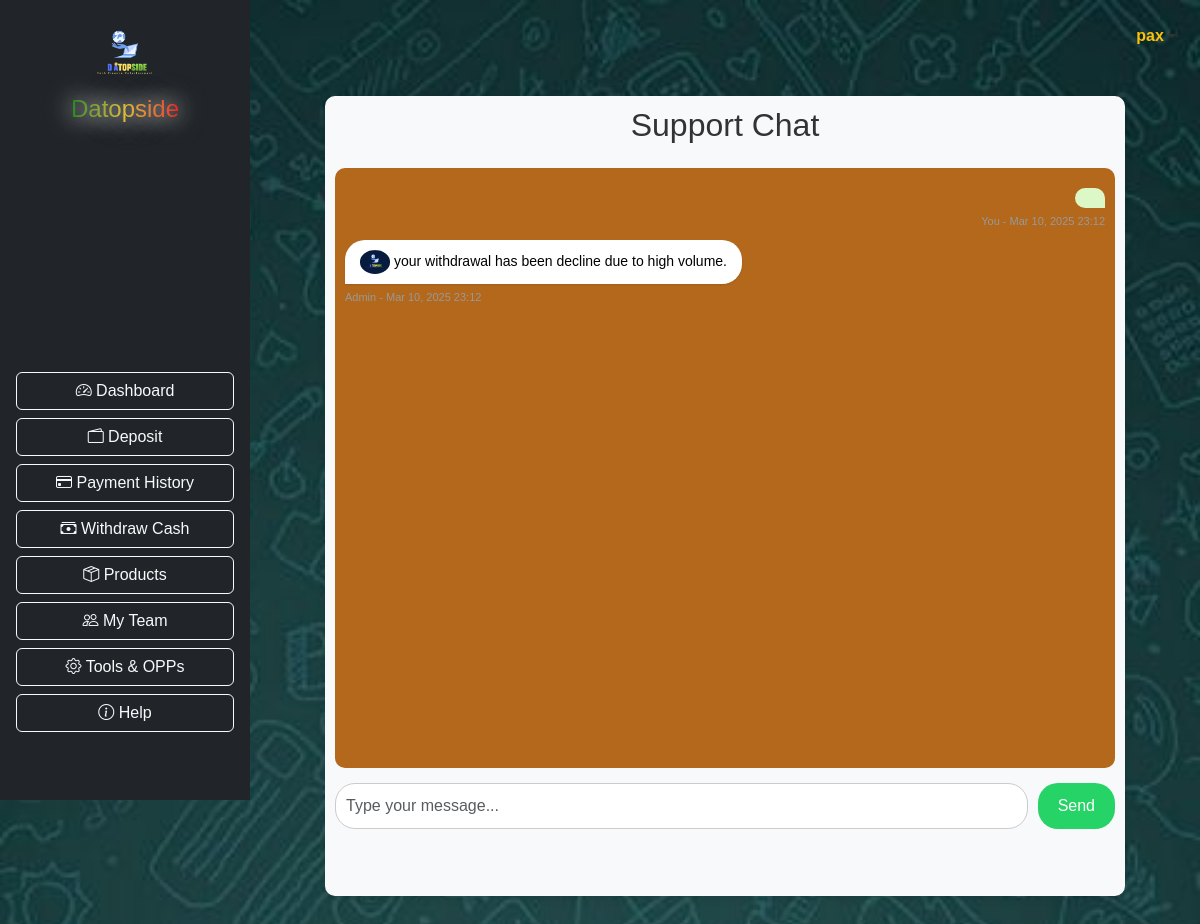
Page /payments/support/ (signed in) on the committed database.
### myapp/models.py (models this page shows, shortened)
class User(AbstractBaseUser, PermissionsMixin):
    STATUS_CHOICES = [
        ('active', 'Active'),
        ('inactive', 'Inactive'),
        ('review', 'Review'),
        ('suspend', 'Suspend'),
    ]
    COUNTRY_CHOICES = [
        ('rwanda', 'Rwanda'),
        ('burundi', 'Burundi'),
        ('kenya', 'Kenya'),
        ('uganda', 'Uganda'),
        ('drc', 'DRC'),
        ('tanzania', 'Tanzania'),
    ]
    country = models.CharField(
        max_length=20,
        choices=COUNTRY_CHOICES,
        default='rwanda',
        db_index=True
    )
    username = models.CharField(max_length=30, unique=True, db_index=True)
    email = models.EmailField(unique=True, db_index=True)
    phone_regex = RegexValidator(regex=r'\+?1?\d{9,15}$',
                                message="Phone number must be entered in the format '+25078xxxxxxx'.")
    phone_number = models.CharField(validators=[phone_regex], max_length=20, unique=True, db_index=True)
    status = models.CharField(max_length=8, choices=STATUS_CHOICES, default='inactive', db_index=True)
    is_staff = models.BooleanField(default=False)
    date_joined = models.DateTimeField(default=timezone.now, db_index=True)
    maintenance_due_date = models.DateField(null=True, blank=True)
    maintenance_paid = models.BooleanField(default=False)
    maintenance_fee = models.DecimalField(max_digits=10, decimal_places=2, default=0)
    maintenance_paid_date = models.DateField(null=True, blank=True)
    maintenance_paid_amount = models.DecimalField(max_digits=10, decimal_places=2, default=0)
    activation_paid_date = models.DateField(null=True, blank=True)
    activation_paid_amount = models.DecimalField(max_digits=10, decimal_places=2, default=0)
    USERNAME_FIELD = 'username'
    REQUIRED_FIELDS = ['email', 'phone_number']
    objects = UserManager()
    def colored_status(self):
        if self.status == 'active':
            color = 'green'
        elif self.status == 'inactive':
            color = 'red'
        elif self.status == 'review':
            color = 'orange'
        elif self.status == 'suspend':
            color = 'purple'
        return format_html('<span style="color: {};">{}</span>', color, self.get_status_display())
    colored_status.short_description = 'Status'
    class Meta:
        indexes = [
            models.Index(fields=['username']),
            models.Index(fields=['email']),
            models.Index(fields=['phone_number']),
            models.Index(fields=['status']),
            models.Index(fields=['country']),
        ]

### payments/models.py (models this page shows, shortened)
class SupportMessage(models.Model):
    user = models.ForeignKey(settings.AUTH_USER_MODEL, on_delete=models.CASCADE)
    content = models.TextField(blank=True, null=True)
    created_at = models.DateTimeField(auto_now_add=True)
    admin_reply = models.TextField(blank=True, null=True)
    reply_at = models.DateTimeField(blank=True, null=True)

### payments/views.py (the view, shortened to what this page needs)
# urls.py: path('support/', views.support_thread, name='support_thread'),
@login_required
def support_thread(request):
    support_messages = SupportMessage.objects.filter(user=request.user).order_by('created_at')
    context = {
        'support_messages': support_messages,
    }
    return render(request, 'payments/support.html', context)

### payments/templates/payments/support.html (shortened to what this page needs)
{% extends "base.html" %}
{% load static %}
{% block content %}
<div class="container my-5 chat-container">
  <h2 class="mb-4 text-center">Support Chat</h2>
  <div id="chatMessages" class="chat-messages">
    {% if support_messages %}
      {% for message in support_messages %}
        <div class="message user-message">
          <div class="bubble user">
          </div>
          <div class="timestamp">
            You - {{ message.created_at|date:"M d, Y H:i" }}
          </div>
        </div>
        {% if message.admin_reply %}
        <div class="message admin-reply">
          <div class="bubble admin">
            <img src="{% static 'images/LOGO1.jpg' %}" alt="Admin Avatar" class="rounded-circle mr-2" style="width:30px;">
            {{ message.admin_reply }}
          </div>
          <div class="timestamp">
            Admin - {{ message.reply_at|date:"M d, Y H:i" }}
          </div>
        </div>
        {% endif %}
      {% endfor %}
    {% else %}
      <p class="text-center">No messages yet. Start a conversation!</p>
    {% endif %}
  </div>
  <form id="chatForm" method="POST" action="{% url 'support_thread' %}">
    <div class="input-container">
      <textarea name="content" id="content" class="form-control" rows="1" placeholder="Type your message..." required></textarea>
      <button type="submit">Send</button>
    </div>
  </form>
</div>
{% endblock %}

### myapp/templates/base.html (shortened to what this page needs)
{% load static %}
<!DOCTYPE html>
<html lang="en">
<head>
    <link rel="stylesheet" href="https://cdn.jsdelivr.net/npm/bootstrap@5.3.0/dist/css/bootstrap.min.css">
    <link rel="stylesheet" href="https://cdnjs.cloudflare.com/ajax/libs/animate.css/4.1.1/animate.min.css">
    <link rel="stylesheet" href="https://cdnjs.cloudflare.com/ajax/libs/hover.css/2.3.1/css/hover-min.css">
    <link rel="stylesheet" href="https://cdnjs.cloudflare.com/ajax/libs/font-awesome/6.0.0-beta3/css/all.min.css">
    <link href="https://cdn.jsdelivr.net/npm/bootstrap@5.3.0/dist/css/bootstrap.min.css" rel="stylesheet">
    <link rel="stylesheet" href="https://cdn.jsdelivr.net/npm/bootstrap-icons@1.10.3/font/bootstrap-icons.css">
</head>
<body>
<div class="d-flex">
    <nav class="bg-dark text-white p-3 d-flex flex-column align-items-center" style="width: 250px; position: fixed; height: 100vh; backdrop-filter: blur(10px); background: rgba(0, 0, 0, 0.5);">
        <div class="text-center mb-4">
            <img src="{% static 'images/LOGO.png' %}" alt="Logo" class="img-fluid" style="max-width: 100px; animation: rotateLogo 5s infinite linear;">
            <h4 style="background: linear-gradient(to right, #008000, #ffc900, #ff0000); -webkit-background-clip: text; -webkit-text-fill-color: transparent; text-shadow: 0 0 20px #fff, 0 0 30px #000, 0 0 40px #fff; animation: glow 2s infinite alternate;">Datopside</h4>
        </div>
        <ul class="nav flex-column w-100">
            <div class="d-flex flex-column align-items-center justify-content-center vh-100">
                <a class="btn btn-outline-light mb-2 w-100 text-center hvr-grow" href="{% url 'dashboard' %}">
                    <i class="bi bi-speedometer2"></i> Dashboard
                </a>
                <a class="btn btn-outline-light mb-2 w-100 text-center hvr-grow" href="{% url 'deposit' %}">
                    <i class="bi bi-wallet2"></i> Deposit
                </a>
                <a class="btn btn-outline-light mb-2 w-100 text-center hvr-grow" href="{% url 'payment_history' %}">
                    <i class="bi bi-credit-card"></i> Payment History
                </a>
                <a class="btn btn-outline-light mb-2 w-100 text-center hvr-grow" href="{% url 'withdraw' %}">
                  <i class="bi bi-cash-stack"></i> Withdraw Cash
                </a>
                <a class="btn btn-outline-light mb-2 w-100 text-center hvr-grow" href="{% url 'product_list' %}">
                    <i class="bi bi-box-seam"></i> Products
                </a>
                <a class="btn btn-outline-light mb-2 w-100 text-center hvr-grow" href="{% url 'my_team' %}">
                    <i class="bi bi-people"></i> My Team
                </a>
                <a class="btn btn-outline-light mb-2 w-100 text-center hvr-grow" href="{% url 'tools_and_opps:tools_dashboard' %}">
                    <i class="bi bi-gear"></i> Tools & OPPs
                </a>
                <a class="btn btn-outline-light mb-2 w-100 text-center hvr-grow" href="{% url 'support_thread' %}">
                    <i class="bi bi-info-circle"></i> Help
                </a>
            </div>
        </ul>
    </nav>
    <div class="container-fluid p-4" style="margin-left: 250px;">
        <div class="d-flex justify-content-end mb-3">
            <div class="nav-item dropdown">
                <a
                  class="nav-link dropdown-toggle d-flex align-items-center"
                  href="#"
                  id="navbarDropdown"
                  role="button"
                  data-bs-toggle="dropdown"
                  aria-expanded="false"
                >
                    <span class="fw-semibold text-warning">{{ request.user.username }}</span>
                </a>
            </div>
        </div>
        {% block content %}{% endblock %}
    </div>
</div>
</body>
</html>

### rows in the picture
User: user.username "pax"
SupportMessage: created_at "Mar 10, 2025 23:12", admin_reply "your withdrawal has been decline due to high volume.", reply_at "Mar 10, 2025 23:12"
